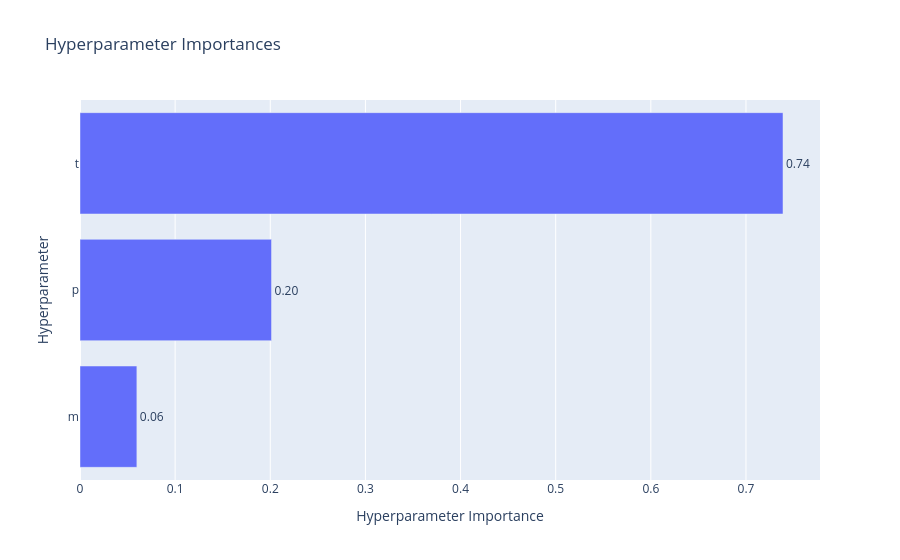

The cell this chart's notebook holds for it:
### Code cell
optuna.visualization.plot_param_importances(study)

### Figure 1 — Plotly figure (JSON) as saved in the notebook; plotly's stock layout.template omitted (floating-point values rounded to 4 significant figures)
{"data": [{"cliponaxis": false, "hovertemplate": ["m (IntDistribution): 0.05977530403620279<extra></extra>", "p (IntDistribution): 0.20131263918036454<extra></extra>", "t (IntDistribution): 0.7389120567834326<extra></extra>"], "name": "Objective Value", "orientation": "h", "text": ["0.06", "0.20", "0.74"], "textposition": "outside", "type": "bar", "x": [0.05978, 0.2013, 0.7389], "y": ["m", "p", "t"]}], "layout": {"title": {"text": "Hyperparameter Importances"}, "xaxis": {"title": {"text": "Hyperparameter Importance"}}, "yaxis": {"title": {"text": "Hyperparameter"}}}}
